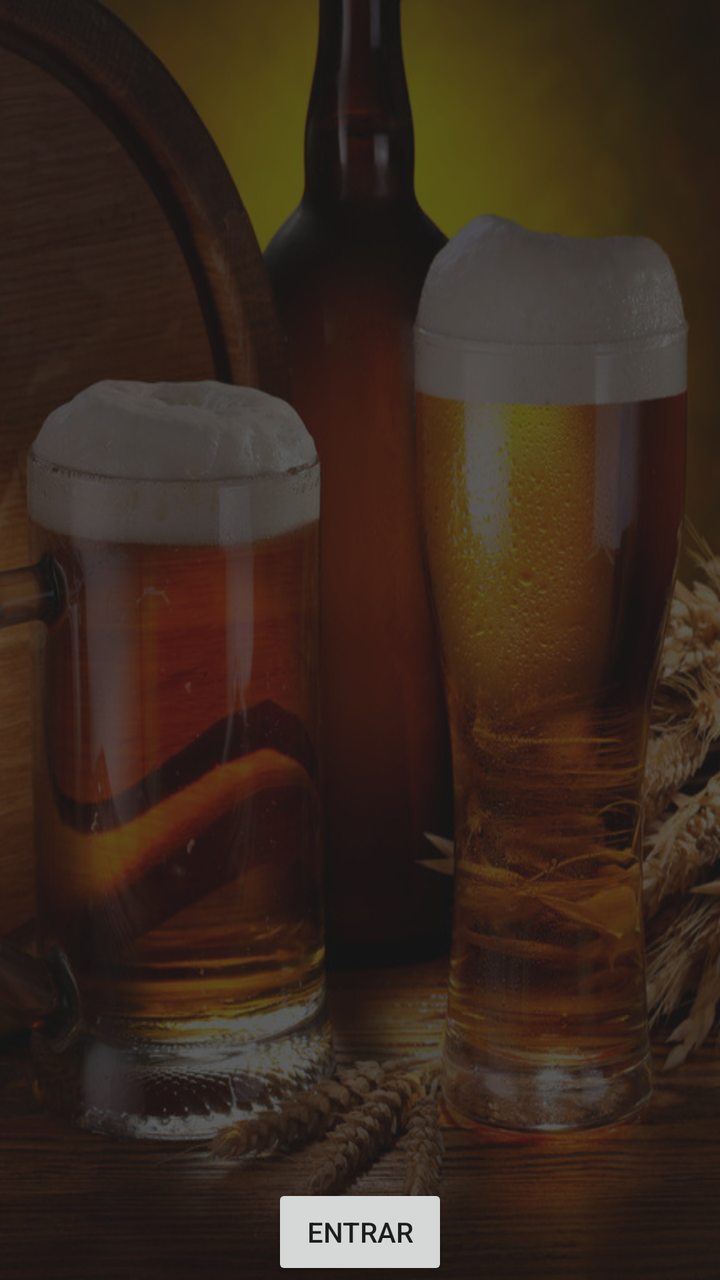
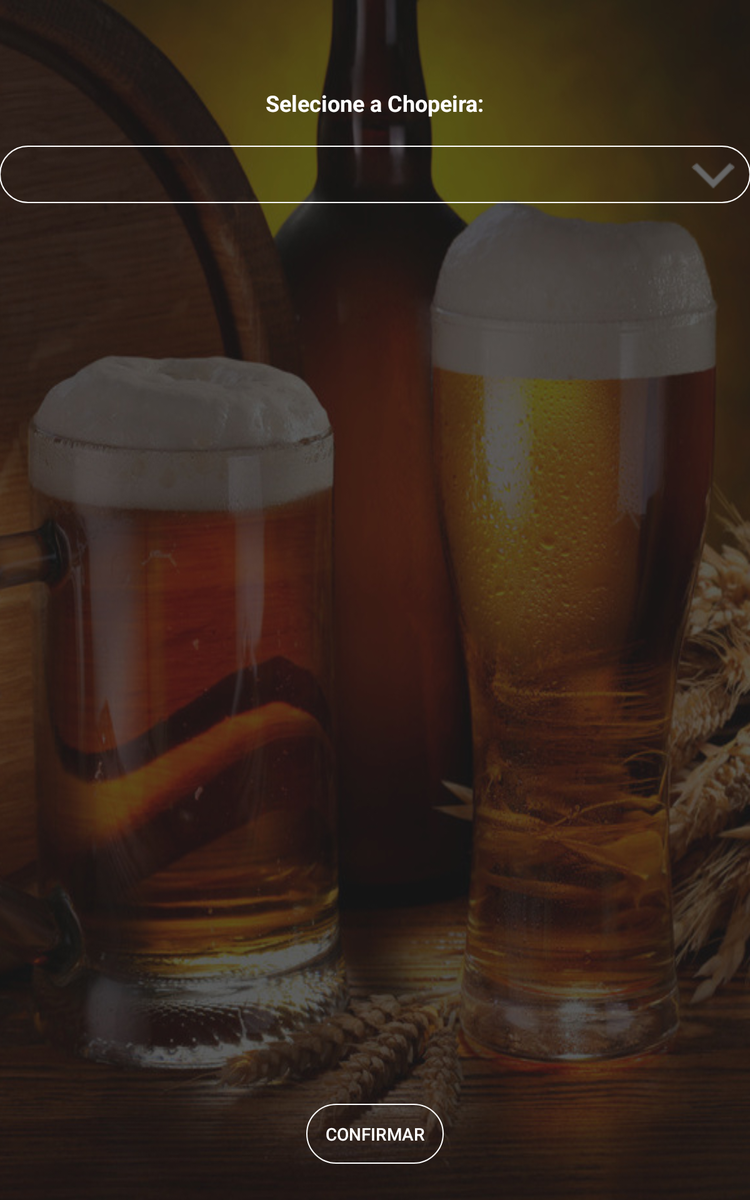

First picture: res/layout/ on a phone held upright. Second picture: the repository's own variant of that layout, on a device whose configuration matches the variant's folder. Source for both follows.
<!-- AndroidManifest.xml: application theme AppTheme -->
<!-- res/layout/activity_main.xml -->
<?xml version="1.0" encoding="utf-8"?>
<RelativeLayout xmlns:android="http://schemas.android.com/apk/res/android"
    xmlns:app="http://schemas.android.com/apk/res-auto"
    xmlns:tools="http://schemas.android.com/tools"
    android:id="@+id/activity_main"
    android:layout_width="match_parent"
    android:layout_height="match_parent"
    android:paddingBottom="@dimen/activity_vertical_margin"
    android:paddingLeft="@dimen/activity_horizontal_margin"
    android:paddingRight="@dimen/activity_horizontal_margin"
    android:paddingTop="@dimen/activity_vertical_margin"
    tools:context="br.com.httpfluidobjects.appdivinapolenta.MainActivity"
    android:background="@drawable/ceva_back">


    <Button
        android:text="Entrar"
        android:layout_width="wrap_content"
        android:layout_height="wrap_content"
        android:layout_alignParentBottom="true"
        android:layout_centerHorizontal="true"
        android:id="@+id/btnEntrar"
        android:onClick="btnEntra"/>
</RelativeLayout>
<!-- resources referenced by this layout -->
<resources>
  <!-- drawable ceva_back: png bitmap (drawable, 426199 bytes) -->
  <style name="AppTheme" parent="Theme.AppCompat.Light.NoActionBar">
          
  
      </style>
</resources>
<!-- res/layout-large/activity_main.xml (the repository's variant of the layout above) -->
<!-- drawn on a 7-inch tablet held upright -->
<?xml version="1.0" encoding="utf-8"?>
<RelativeLayout xmlns:android="http://schemas.android.com/apk/res/android"
    xmlns:app="http://schemas.android.com/apk/res-auto"
    xmlns:tools="http://schemas.android.com/tools"
    android:id="@+id/activity_main"
    android:layout_width="match_parent"
    android:layout_height="match_parent"
    android:paddingBottom="@dimen/activity_vertical_margin"
    android:paddingLeft="@dimen/activity_horizontal_margin"
    android:paddingRight="@dimen/activity_horizontal_margin"
    android:paddingTop="@dimen/activity_vertical_margin"
    tools:context="br.com.httpfluidobjects.appdivinapolenta.MainActivity"
    android:background="@drawable/ceva_back">

    <TextView
        android:text="Selecione a Chopeira:"
        android:layout_width="wrap_content"
        android:layout_height="wrap_content"
        android:layout_alignParentTop="true"
        android:layout_centerHorizontal="true"
        android:layout_marginTop="70dp"
        android:id="@+id/main_layout_title"
        android:textStyle="normal|bold"
        android:textColor="@android:color/white"
        android:textSize="18sp" />

    <Spinner
        android:id="@+id/spinner"
        android:background="@drawable/gradient_spinner"
        android:layout_width="match_parent"
        android:layout_marginTop="22dp"
        android:layout_height="wrap_content"
        android:layout_below="@+id/main_layout_title"
        android:layout_alignParentLeft="true"
        android:layout_alignParentStart="true" />

    <Button
        android:background="@drawable/rounded_red_border"
        android:text="Confirmar"
        android:layout_width="wrap_content"
        android:layout_height="wrap_content"
        android:id="@+id/button2"
        android:onClick="confirm"
        android:textColor="@color/colorWhite"
        android:textAlignment="center"
        android:paddingTop="3dp"
        android:paddingBottom="3dp"
        android:paddingLeft="15dp"
        android:paddingRight="15dp"
        android:layout_marginBottom="29dp"
        android:layout_alignParentBottom="true"
        android:layout_centerHorizontal="true" />

    <ListView
        android:id="@+id/list"
        android:layout_width="match_parent"
        android:layout_height="wrap_content"
        android:layout_above="@+id/l1"
        android:layout_alignParentTop="true"
        android:paddingBottom="@dimen/activity_vertical_margin"
        android:paddingLeft="@dimen/activity_horizontal_margin"
        android:paddingRight="@dimen/activity_horizontal_margin"
        android:paddingTop="@dimen/activity_vertical_margin" />

    <LinearLayout
        android:id="@+id/l1"
        android:layout_width="match_parent"
        android:layout_height="wrap_content"
        android:layout_alignParentBottom="true"
        android:layout_marginTop="10dp"
        android:background="@android:color/holo_blue_bright"
        android:orientation="horizontal"
        android:visibility="gone">

        <EditText
            android:id="@+id/edtMessage"
            android:layout_width="0dp"
            android:layout_height="wrap_content"
            android:layout_weight="1"
            android:hint="Enter message..." />

        <Button
            android:id="@+id/btnSend"
            android:layout_width="wrap_content"
            android:layout_height="wrap_content"
            android:text="Send" />
    </LinearLayout>


</RelativeLayout>
<!-- resources referenced by the variant -->
<!-- as a 7-inch tablet held upright resolves them -->
<resources>
  <color name="colorWhite">#FFFFFF</color>
  <!-- drawable ceva_back: png bitmap (drawable, 426199 bytes) -->
  <!-- drawable gradient_spinner (drawable) -->
  <?xml version="1.0" encoding="utf-8"?>
  <selector xmlns:android="http://schemas.android.com/apk/res/android">
      <item><layer-list>
          <item><shape>
  
  
              <stroke android:width="1dp" android:color="#FFFFFFFF" />
  
              <corners android:radius="50dp" />
  
              <padding android:bottom="3dp" android:left="6dp" android:right="10dp" android:top="3dp" />
          </shape></item>
          <item ><bitmap android:gravity="bottom|right" android:src="@drawable/arrow" />
          </item>
      </layer-list></item>
  </selector>
  <!-- drawable rounded_red_border (drawable) -->
  <?xml version="1.0" encoding="utf-8"?>
  <shape xmlns:android="http://schemas.android.com/apk/res/android"
      android:shape="rectangle">
  
      <stroke android:width="1dp" android:color="#FFFFFFFF" />
  
      <corners android:radius="50dp" />
  
      <padding android:bottom="5dp" android:left="5dp" android:right="5dp" android:top="5dp" />
  
  </shape>
  <style name="AppTheme" parent="Theme.AppCompat.Light.NoActionBar">
          
  
      </style>
  <!-- drawable arrow: png bitmap (drawable, 1443 bytes) -->
</resources>
